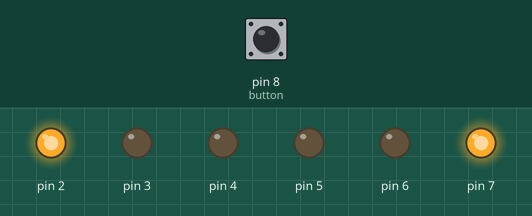
Simulated run of this sketch. Board: Arduino Uno, built with avr-gcc and run on an emulated ATmega328P. Parts: output pins drawn as LEDs (lit = HIGH). Dashed ring = blinking. Inputs (shaded band) come from the test bench; at power-on: pin 8 (button) LOW.

Above: at 1.2 s.
1.3 s: pin 8 (button) pulled HIGH for 0.35 s
At 1.8 s:
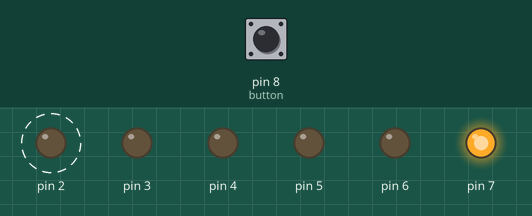
At 5.8 s:
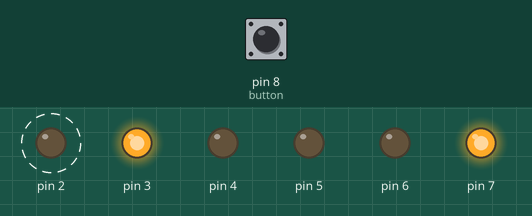
7.6 s: pin 8 (button) driven LOW
9.4 s: pin 8 (button) driven HIGH
At 14.4 s:
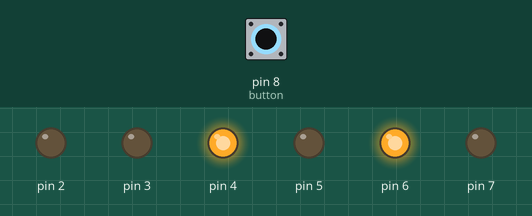
Timing chart, 0 to 16.4 s (numbered marks = the images above; inputs shaded):
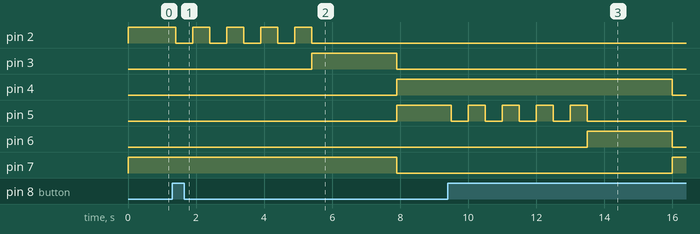

Measured:
- after the input at 1.3 s, pin 3: LOW → HIGH after 4.1 s
- after the input at 9.4 s, pin 4: HIGH → LOW after 6.6 s; pin 6: LOW → HIGH after 4.1 s, → LOW 2.5 s later; pin 7: LOW → HIGH after 6.6 s
- by itself, pin 2, pin 5: alternates HIGH for 0.50 s and LOW for 0.50 s, 9 changes in all, then stays LOW

The sketch:

crucesemaforos.ino
```cpp
/*
  Programa para un par de semaforos que cambian de uno
  a otro, y la implementacin de un boton para terminar
  el tiempo de la luz verde y pasar al otro.
  ******************************************************************
 ***ALUMNOS DE 8VO CARRERA INGENIERIA EN SISTEMAS COMPUTACIONALES*****
 *************UNIVERSIDAD DEL SUR CANCUN, QUINTANA ROO************
 ********************************************************************
*/
// Declaramos la variable para el pin del boton
const int button = 8;

void setup() {
  // Con un ciclo activamos los pines del 2 al 7 como salidas
  for (int pin = 2; pin <= 7; pin++) {
    pinMode(pin, OUTPUT);
  }
  // El pin del boton lo ponemos como entrada
  pinMode(button, INPUT);
}

// Funcion para el primer semaforo y sus cambios de estado
void semaphoreOne() {
  digitalWrite(2, HIGH);
  int count = 0;
  while (count < 30) {
    // El ciclo esta en espera mientras el boton no es presionado
    if (digitalRead(button) == true) {
      break;
    }
    count++;
    delay(200);
  }
  digitalWrite(2, LOW);
  delay(500);
  digitalWrite(2, HIGH);
  delay(500);
  digitalWrite(2, LOW);
  delay(500);
  digitalWrite(2, HIGH);
  delay(500);
  digitalWrite(2, LOW);
  delay(500);
  digitalWrite(2, HIGH);
  delay(500);
  digitalWrite(2, LOW);
  delay(500);
  digitalWrite(2, HIGH);
  delay(500);
  digitalWrite(2, LOW);
  digitalWrite(3, HIGH);
  delay(2500);
  digitalWrite(3, LOW);
  digitalWrite(4, HIGH);
  digitalWrite(7, LOW);
  // Mandamos a llamar al otro semaforo
  semaphoreTwo();
}

// Funcion para el segundo semaforo y sus cambios de estado
void semaphoreTwo() {
  digitalWrite(5, HIGH);
  int count = 0;
  while (count < 30) {
    if (digitalRead(button) == true) {
      break;
    }
    count++;
    delay(200);
  }
  digitalWrite(5, LOW);
  delay(500);
  digitalWrite(5, HIGH);
  delay(500);
  digitalWrite(5, LOW);
  delay(500);
  digitalWrite(5, HIGH);
  delay(500);
  digitalWrite(5, LOW);
  delay(500);
  digitalWrite(5, HIGH);
  delay(500);
  digitalWrite(5, LOW);
  delay(500);
  digitalWrite(5, HIGH);
  delay(500);
  digitalWrite(5, LOW);
  digitalWrite(6, HIGH);
  delay(2500);
  digitalWrite(6, LOW);
  digitalWrite(7, HIGH);
  digitalWrite(4, LOW);
  // Mandamos a llamar al otro semaforo
  semaphoreOne();
}

// Iniciamos nuestro semaforo
void loop() {
  // Cambiamos el estado de todos los leds para
  // que esten apagados todos al inicio
  for (int pin = 2; pin <= 7; pin++) {
    digitalWrite(pin, LOW);
  }
  // Prendemos el verde de un semaforo y el
  // rojo del otro semaforo
  digitalWrite(2, HIGH);
  digitalWrite(7, HIGH);
  // Iniciamos el primer semaforo
  semaphoreOne();
}
```
